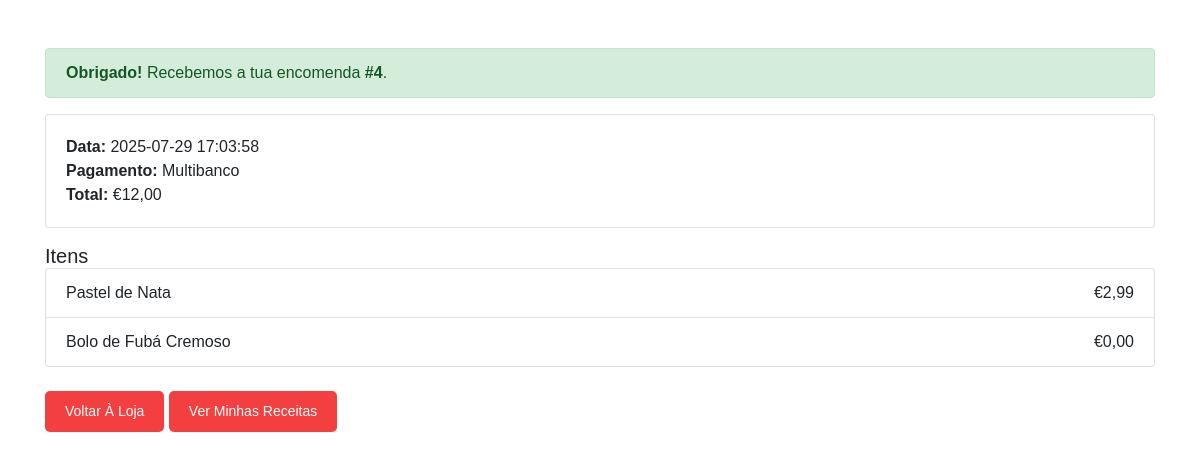
The page /pedido_sucesso.php?pedido=4 on the database its author committed.
### tables this page shows
CREATE TABLE `encomendas` (
  `idencomendas` int(11) NOT NULL,
  `data` datetime NOT NULL,
  `valor_total` decimal(10,2) NOT NULL,
  `utilizador_id_utilizador` int(11) NOT NULL,
  `Pagamento_idPagamento` int(11) NOT NULL
);

CREATE TABLE `pagamento` (
  `idPagamento` int(11) NOT NULL,
  `nome` varchar(45) NOT NULL
);

CREATE TABLE `receita` (
  `idreceita` int(11) NOT NULL,
  `nome` varchar(45) NOT NULL,
  `preco` float NOT NULL,
  `imagens` varchar(200) NOT NULL,
  `descricao` varchar(250) NOT NULL,
  `ingredientes` longtext NOT NULL,
  `preparacao` longtext NOT NULL,
  `pais_idpais` int(11) NOT NULL,
  `categoria_idcategoria` int(11) NOT NULL
);

### pedido_sucesso.php (the view, shortened to what this page needs)
<?php
require 'conexao.php';
$id = isset($_GET['pedido']) ? (int)$_GET['pedido'] : 0;
$sql = "SELECT e.*, p.nome AS pagamento
        FROM encomendas e
        JOIN pagamento p ON p.idPagamento = e.Pagamento_idPagamento
        WHERE e.idencomendas = ?";
$stmt = $conn->prepare($sql);
$stmt->bind_param("i", $id);
$stmt->execute();
$enc = $stmt->get_result()->fetch_assoc();
$itens = [];
$sql2 = "SELECT r.idreceita, r.nome, r.preco, r.imagens
         FROM encomenda_receita er
         JOIN receita r ON r.idreceita = er.receita_idreceita
         WHERE er.encomendas_idencomendas = ?";
$stmt2 = $conn->prepare($sql2);
$stmt2->bind_param("i", $id);
$stmt2->execute();
$res2 = $stmt2->get_result();
while ($row = $res2->fetch_assoc()) { $itens[] = $row; }
?>
<!DOCTYPE html>
<html lang="pt">
<head>
  <link href="vendor/bootstrap/css/bootstrap.min.css" rel="stylesheet">
  <link rel="stylesheet" href="assets/css/templatemo-sixteen.css">
</head>
<body>
  <div class="container my-5">
    <div class="alert alert-success">
      <strong>Obrigado!</strong> Recebemos a tua encomenda <strong>#<?= $id ?></strong>.
    </div>
    <div class="card mb-3">
      <div class="card-body">
        <div><strong>Data:</strong> <?= htmlspecialchars($enc['data']) ?></div>
        <div><strong>Pagamento:</strong> <?= htmlspecialchars(ucfirst($enc['pagamento'])) ?></div>
        <div><strong>Total:</strong> €<?= number_format($enc['valor_total'], 2, ',', '.') ?></div>
      </div>
    </div>
    <h5>Itens</h5>
    <ul class="list-group mb-4">
      <?php foreach ($itens as $it): ?>
        <li class="list-group-item d-flex justify-content-between align-items-center">
          <span><?= htmlspecialchars($it['nome']) ?></span>
          <span>€<?= number_format((float)$it['preco'], 2, ',', '.') ?></span>
        </li>
      <?php endforeach; ?>
    </ul>
    <a href="index.php" class="filled-button">Voltar à loja</a>
    <a href="cliente/minhas_receitas.php" class="filled-button">Ver Minhas Receitas</a>
  </div>
</body>
</html>

### assets/css/templatemo-sixteen.css (style rules this page uses)
body { font-family: 'Poppins', sans-serif; overflow-x: hidden; text-rendering: optimizeLegibility; -webkit-font-smoothing: antialiased; -moz-osx-font-smoothing: grayscale; }
a { text-decoration: none!important; }
ul { padding: 0; margin: 0; list-style: none; }
h1,h2,h3,h4,h5,h6 { margin: 0px; }
a.filled-button { background-color: #f33f3f; color: #fff; font-size: 14px; text-transform: capitalize; font-weight: 300; padding: 10px 20px; border-radius: 5px; display: inline-block; transition: all 0.3s; }

### rows shown on the page
encomendas: data "2025-07-29 17:03:58", Pagamento_idPagamento.nome "Multibanco", valor_total "12,00"
receita: nome "Pastel de Nata", preco "2,99"
receita: nome "Bolo de Fubá Cremoso", preco "0,00"

### other values the page prints
$id "4"
